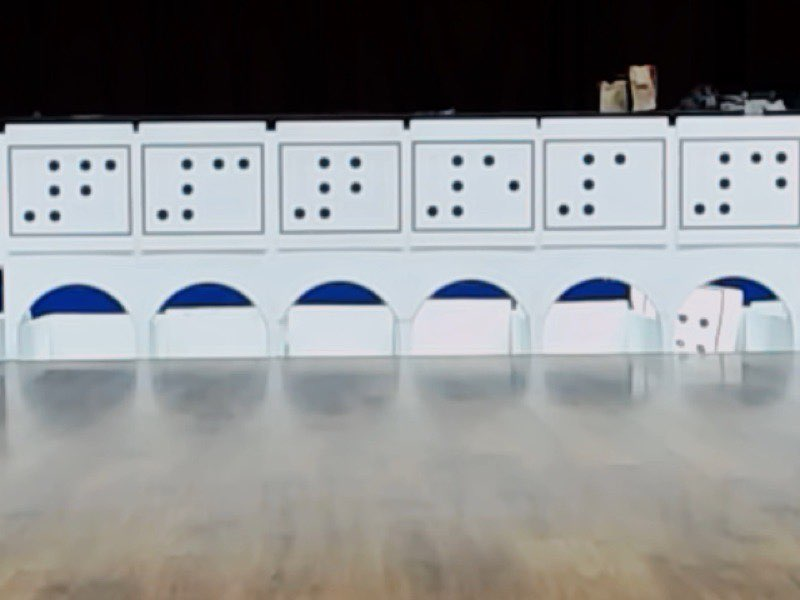
#> input picture tdk_launch/recog_scripts/Braille/1.jpg, 800 x 600 px, given in place of the camera
$ python braille.py
#> lines starting #> are read from the running program, lines starting #| are printed output that depends on the picture; after the words box and inside, x2 and y2 are one past the last pixel; in counts of white or black regions, pixels touching at a corner belong together
import  cv2
import  numpy as np
from matplotlib import pyplot as plt
from collections import OrderedDict
import os

def take_photo(dir):
    # vs = cv2.VideoCapture(4,cv2.CAP_DSHOW)
#> called with dir = 'tdk_launch/recog_scripts/Braille'
    vs = cv2.VideoCapture(0)
    count = 0

    while(count<6):
        ret, frame = vs.read()
#> frame is the input picture: shape (600, 800, 3); mean B, G, R 145.1, 143.7, 141.6
        cv2.imshow('frame', frame)
        cv2.imwrite(f'{dir}/frame{count}.png', frame)
        count = count + 1

        if cv2.waitKey(1) & 0xFF == ord('q'):
#> (key q is pressed here)
            break
                # After the loop release the cap object
    vs.release()
    # Destroy all the windows
    cv2.destroyAllWindows()

def braille():
    dirname, filename = os.path.split(os.path.abspath(__file__))
    take_photo(dirname)
    img= cv2.imread(f"{dirname}/frame0.png", cv2.IMREAD_GRAYSCALE)
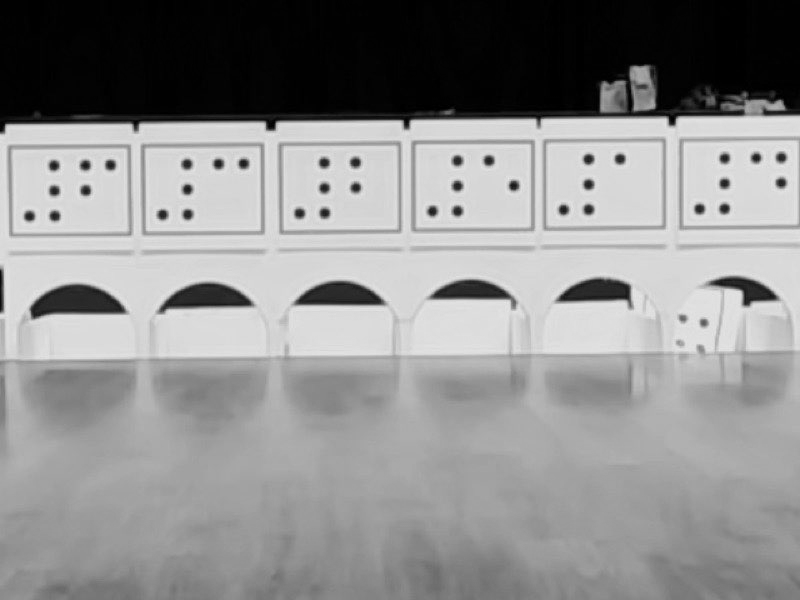
#> img: shape (600, 800); min 0, max 234, mean 142.8
    ret, th1 = cv2.threshold(img, 100, 255, cv2.THRESH_BINARY)
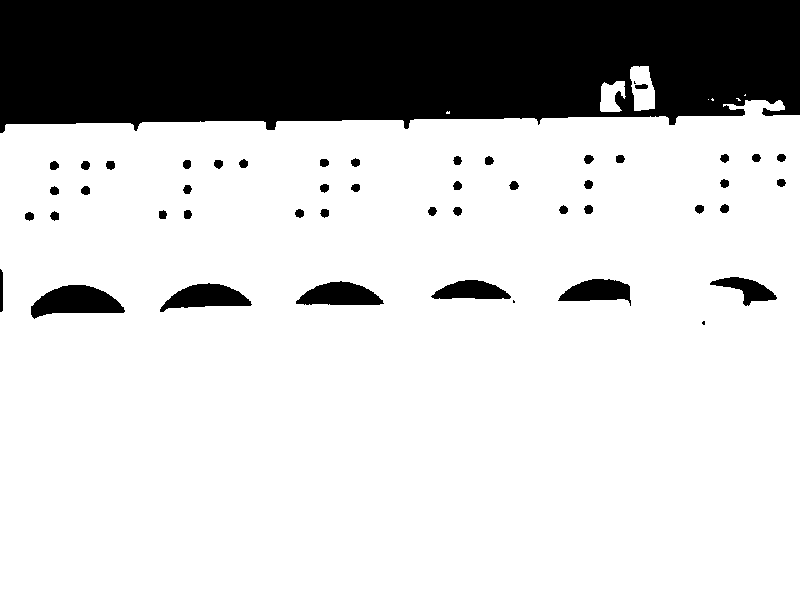
#> th1: shape (600, 800); 78.2% white; 49 black regions (3 under 20 px), largest, box (x1, y1, x2, y2) and area: (0, 0, 800, 133) 93932, (31, 285, 125, 319) 2026, (160, 283, 252, 312) 1529

    template = cv2.imread(f"{dirname}/6_template.jpg",0)
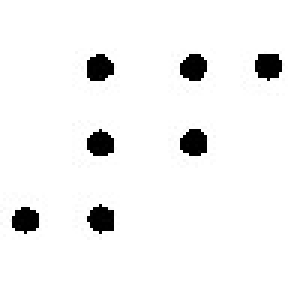
#> input picture tdk_launch/recog_scripts/Braille/6_template.jpg, 101 x 95 px (shown 3 times larger)
#> template is the input picture: shape (95, 101); min 0, max 255, mean 243
    w, h = template.shape[::-1]
#> w = 101; h = 95
    d = {'1': 0, '2': 0, '3': 0, '4': 0, '5': 0, '6': 0}

    '''
    res = cv2.matchTemplate(img, template, eval('cv2.TM_CCOEFF_NORMED'))
    min_val, max_val, min_loc, max_loc = cv2.minMaxLoc(res)
    top_left = max_loc
    bottom_right = (top_left[0] + w, top_left[1] + h)
    cv2.rectangle(img, top_left, bottom_right, 255, 2)
    # [4 lines of commented-out code are left out]

    '''

    # 逐步比對template 1 - 6
    for i in range(1,7):
        temp_num = str(i) + "_template.jpg"
        #print(temp_num)
        #print(f"{dirname}/{temp_num}")
        template = cv2.imread(f"{dirname}/{temp_num}", 0)
#> (the run stopped early here; a loop or call above may not have finished)
